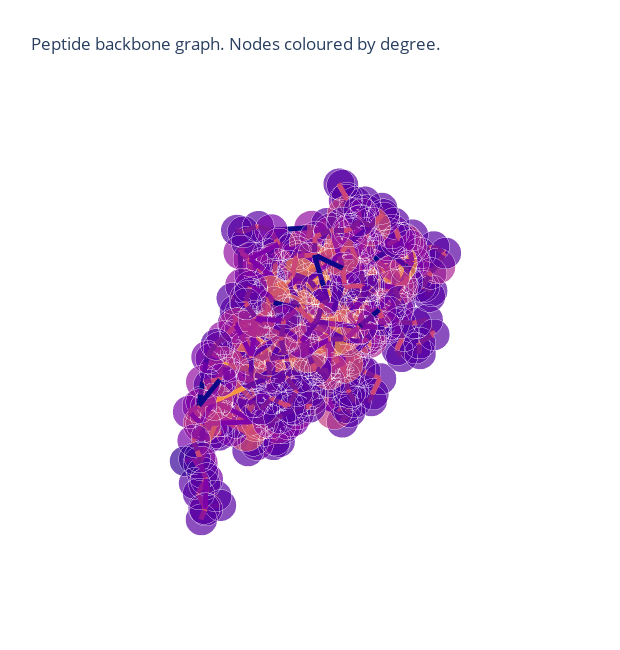

Notebook cell for this chart:
### Code cell
p = plotly_protein_structure_graph(
    g,
    colour_edges_by="kind",
    colour_nodes_by="degree",
    label_node_ids=False,
    plot_title="Peptide backbone graph. Nodes coloured by degree.",
    node_size_multiplier=1
    )
p.show()

### Figure 1 — Plotly figure (JSON) as saved in the notebook; plotly's stock layout.template omitted (floating-point values rounded to 4 significant figures; data arrays with more than 128 entries replaced by an {"elided": "..."} marker saying what was removed)
{"data": [{"hoverinfo": "text+x+y+z", "marker": {"color": {"elided": "445x4 float values"}, "opacity": 0.7, "size": {"elided": "445 int values"}, "symbol": "circle"}, "mode": "markers", "text": {"elided": "445 str values"}, "type": "scatter3d", "x": {"elided": "445 float values"}, "y": {"elided": "445 float values"}, "z": {"elided": "445 float values"}}, {"hoverinfo": "text", "line": {"color": {"elided": "2580x4 float values"}, "width": 10}, "mode": "lines", "text": {"elided": "2580 str values"}, "type": "scatter3d", "x": {"elided": "2580 float values"}, "y": {"elided": "2580 float values"}, "z": {"elided": "2580 float values"}}], "layout": {"height": 650, "margin": {"t": 100}, "scene": {"xaxis": {"showbackground": false, "showgrid": false, "showline": false, "showticklabels": false, "title": {"text": ""}, "zeroline": false}, "yaxis": {"showbackground": false, "showgrid": false, "showline": false, "showticklabels": false, "title": {"text": ""}, "zeroline": false}, "zaxis": {"showbackground": false, "showgrid": false, "showline": false, "showticklabels": false, "title": {"text": ""}, "zeroline": false}}, "showlegend": false, "title": {"text": "Peptide backbone graph. Nodes coloured by degree."}, "width": 620}}
